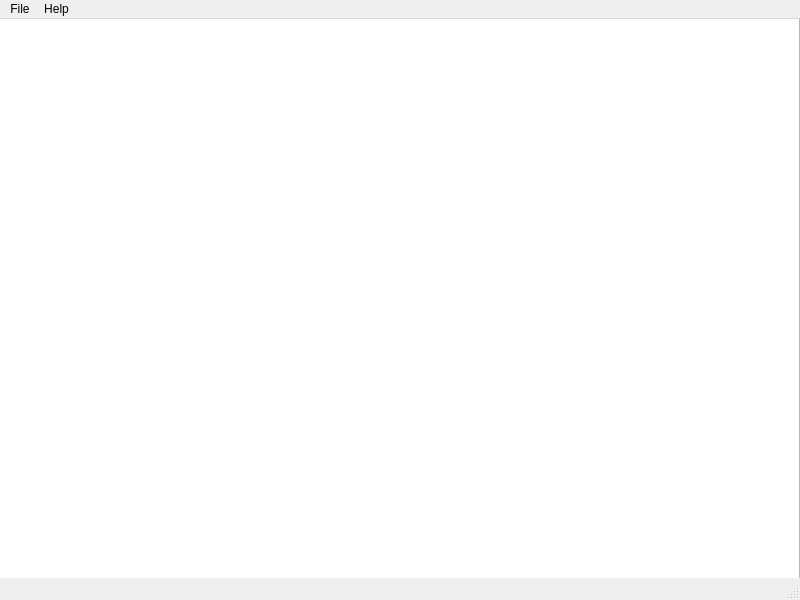
<?xml version="1.0" encoding="UTF-8"?>
<ui version="4.0">
 <class>notepanda</class>
 <widget class="QMainWindow" name="notepanda">
  <property name="geometry">
   <rect>
    <x>0</x>
    <y>0</y>
    <width>800</width>
    <height>600</height>
   </rect>
  </property>
  <property name="windowTitle">
   <string>notepanda</string>
  </property>
  <widget class="QWidget" name="centralwidget">
   <widget class="QWidget" name="verticalLayoutWidget">
    <property name="geometry">
     <rect>
      <x>-1</x>
      <y>-1</y>
      <width>801</width>
      <height>571</height>
     </rect>
    </property>
    <layout class="QVBoxLayout" name="verticalLayout">
     <item>
      <widget class="QPlainTextEdit" name="plainTextEdit"/>
     </item>
    </layout>
   </widget>
  </widget>
  <widget class="QMenuBar" name="menubar">
   <property name="geometry">
    <rect>
     <x>0</x>
     <y>0</y>
     <width>800</width>
     <height>26</height>
    </rect>
   </property>
   <widget class="QMenu" name="menuFile">
    <property name="title">
     <string>File</string>
    </property>
    <addaction name="actionNew"/>
    <addaction name="actionOpen"/>
    <addaction name="actionSave"/>
    <addaction name="actionSave_As"/>
   </widget>
   <widget class="QMenu" name="menuAbout">
    <property name="title">
     <string>Help</string>
    </property>
    <addaction name="actionAbout"/>
   </widget>
   <addaction name="menuFile"/>
   <addaction name="menuAbout"/>
  </widget>
  <widget class="QStatusBar" name="statusbar"/>
  <action name="actionNew">
   <property name="text">
    <string>New</string>
   </property>
  </action>
  <action name="actionOpen">
   <property name="text">
    <string>Open</string>
   </property>
  </action>
  <action name="actionAbout">
   <property name="text">
    <string>About</string>
   </property>
  </action>
  <action name="actionSave">
   <property name="text">
    <string>Save</string>
   </property>
  </action>
  <action name="actionSave_As">
   <property name="text">
    <string>Save As</string>
   </property>
  </action>
 </widget>
 <resources/>
 <connections/>
</ui>
